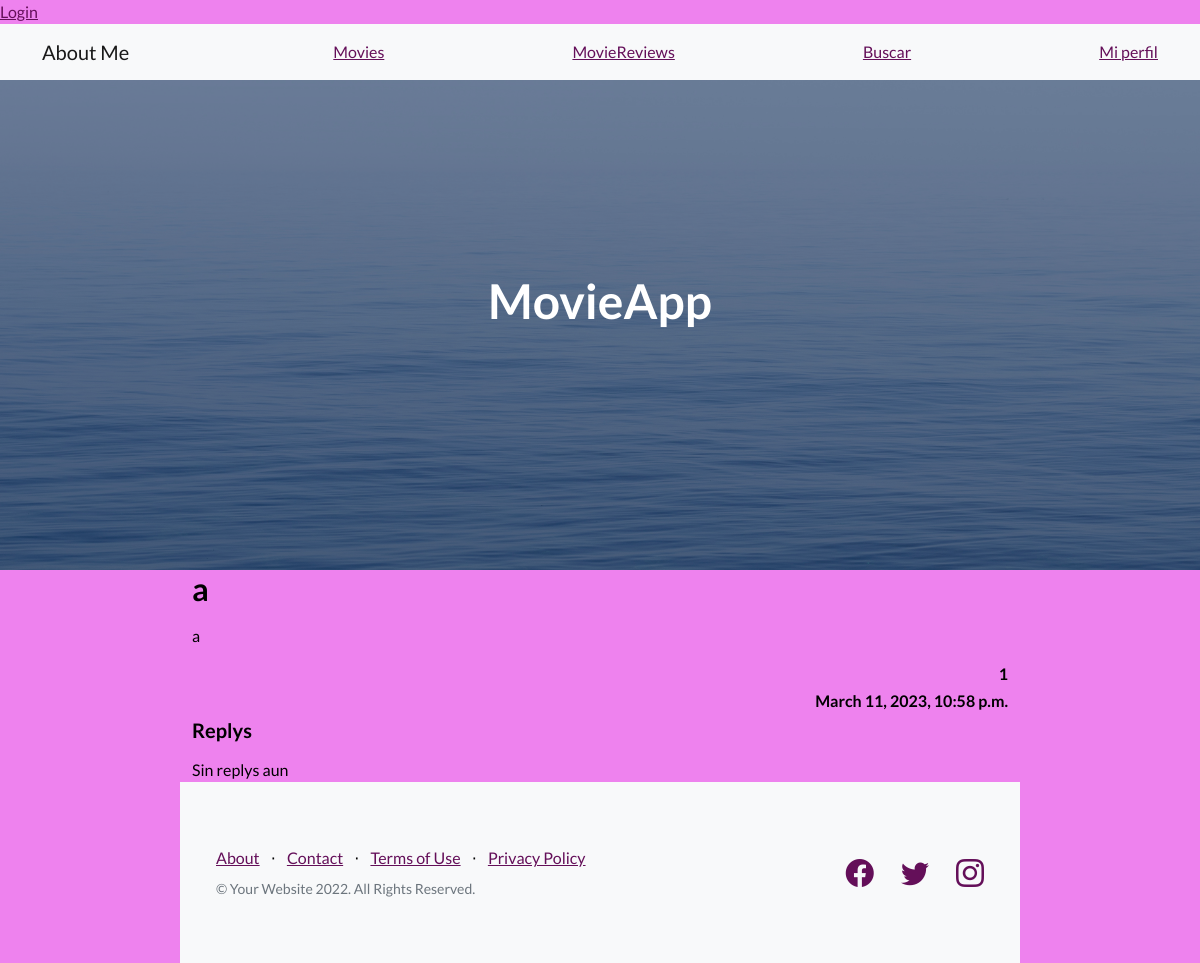
The app's page /detail_reviews/4 with its own data.
### AppCoder/models.py (models this page shows)
class Review(models.Model):
    title =  models.CharField(max_length=40)
    text = models.CharField(max_length=200)
    user =models.CharField(max_length=200)
    date = models.DateTimeField(auto_now_add=True)
    stars = models.IntegerField()

### AppCoder/views.py (the view, shortened to what this page needs)
# urls.py: path('detail_reviews/<pk>', views.detail_reviews, name='detail_reviews'),
def detail_reviews(request, pk):
    review = Review.objects.get(id=pk)
    newReview = AddReview()
    all_reviews = Review.objects.filter(id=review.id)
    rev = len(all_reviews) > 0
    rev_context = {'all': all_reviews, 'rev': rev}
    context= {'review': review, 'req': str(request.user),
              'replys':rev_context,
              'AddReview':AddReview}
    return render(request, 'revdetail.html', context)

### AppCoder/templates/revdetail.html (shortened to what this page needs)
{% extends 'index.html'%}  {% block main_content %}
<div class="row justify-content-center" style="width: 70%; margin: auto">
  <article style="margin-bottom: 3rem col-md-12 col-sm-12">
    <h2>{{review.title}}</h2>
    <p class="mt-3">{{review.text | safe}}</p>
    <h6 class="text-end"> {{review.user}}</h6>
    <h6 class="text-end"> {{review.date}}</h6>
  </article>
  <section class="col-md-12">
    <h5 class="mb-3">Replys</h5>
    {% if reply.rev %}
    <ul class="p-0">
      {% for reply in replys.all %}
      <li>
        <article class="mt-3">
          <span
            class="gradient rounded px-2"
            style="font-size: 1.2rem; margin-top: 1rem"
            >{{reply.username}}</span
          >
          <p class="comment-bg rounded my-1">{{reply.reply}}</p>
          {% if user.is_authenticated and req == reply.username.username %}
          <a
            href="{% url 'delete_reply' reply.id %}"
            class="btn btn-danger py-1 my-1"
            style="font-size: 0.8rem"
            >Delete</a
          >
          {% endif %}
        </article>
        <p class="text-muted" style="font-size: 12px">{{reply.date}}</p>
      </li>
      {% endfor %}
    </ul>
    {% else %}
    <span class="mb-3">Sin replys aun</span>
    {% endif %}
  </section>
  {% endblock %}

### records on screen
Review: title "a", text "a", user "1", date "March 11, 2023, 10:58 p.m."
